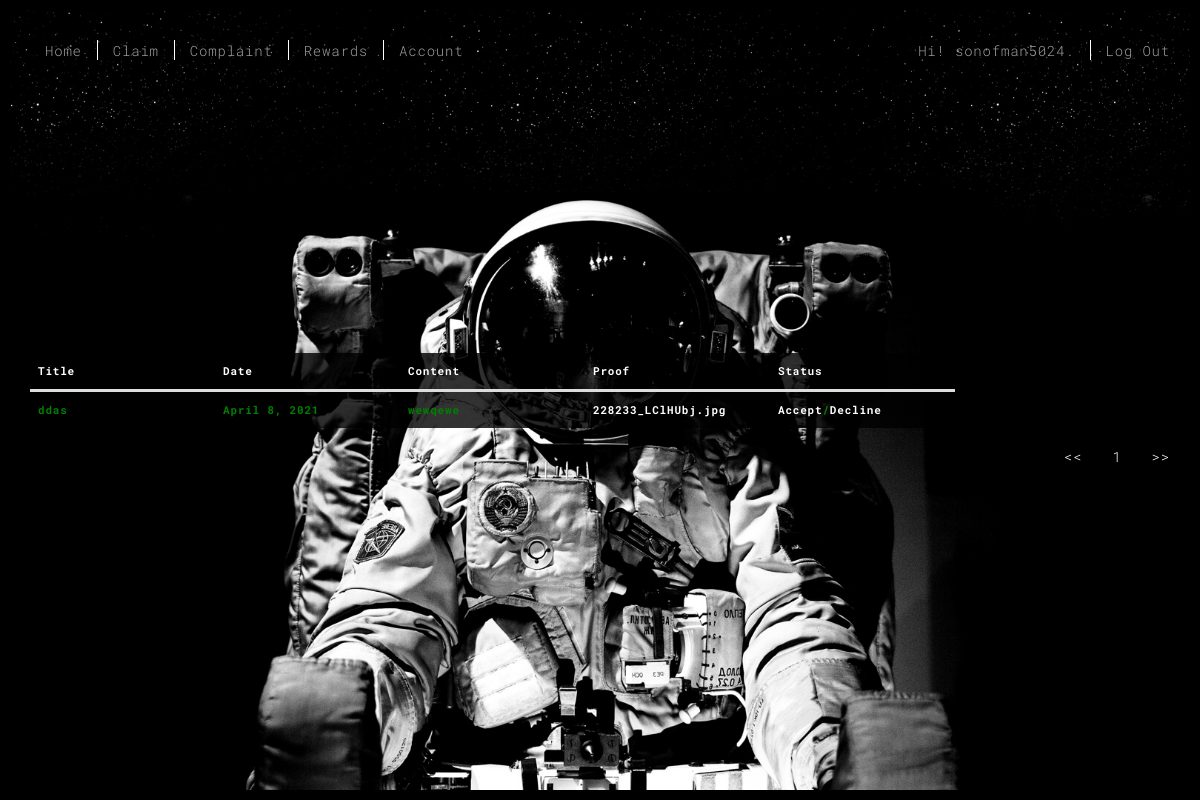
/account/account_info/3 (signed in), run on an earlier commit of the app's database.
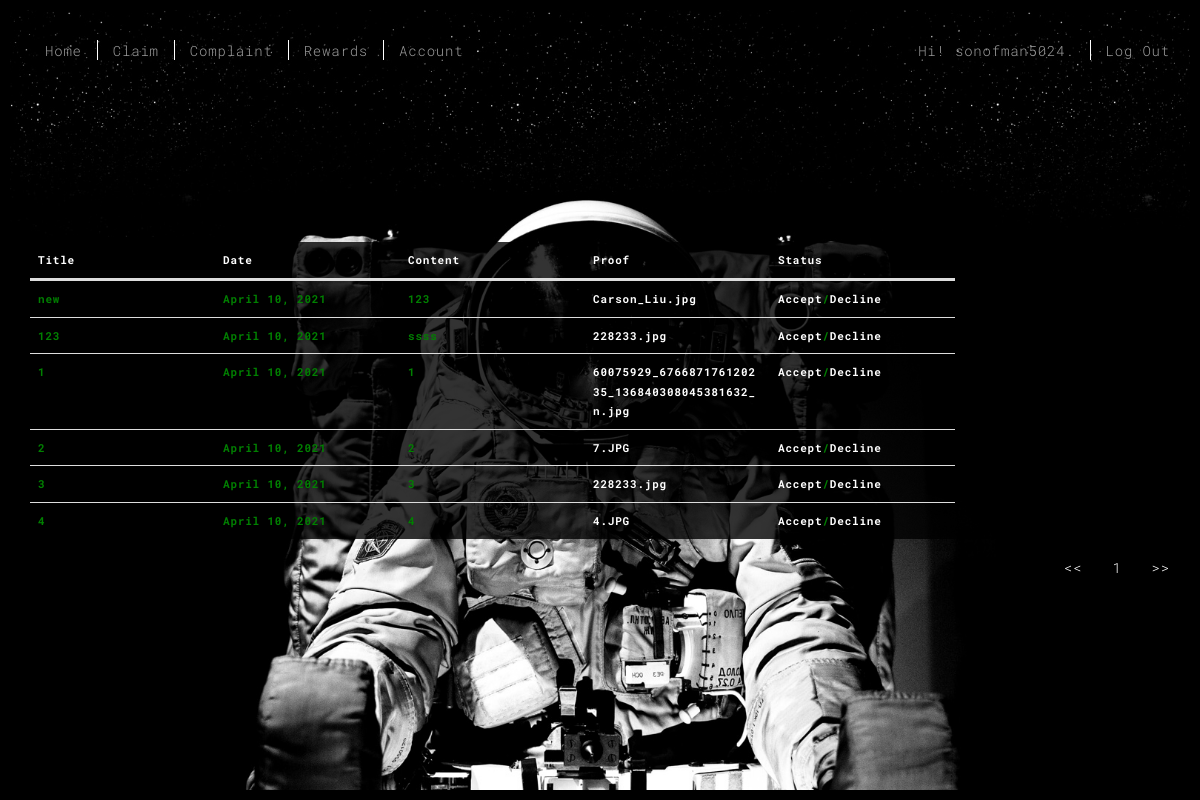
And on a later commit of the database.
### claim/models.py (models this page shows, shortened)
class ClaimList(models.Model):
    NEW = 'NEW'
    ACCEPTED = 'Accepted'
    DECLINED = 'Declined'
    APPROVAL_STATUS_CHOICES = [
        (ACCEPTED, 'Accepted'),
        (DECLINED, 'Declined'),
        (NEW, 'New Claim'),
    ]
    user = models.ForeignKey(User, on_delete=models.CASCADE, default=None)
    claim_title = models.CharField(max_length=20, )
    filed_date = models.DateField(default = date.today)
    content = models.CharField(max_length=100)
    status = models.CharField(max_length=10, choices=APPROVAL_STATUS_CHOICES, default=NEW)
    uploads = models.FileField(upload_to="uploads/")

### account/views.py (the view)
# urls.py: path('account_info/<kid_id>', views.kid_claim, name = 'kid_claim'),
@parent_required
def kid_claim(request, kid_id):
    request.session['kid_id']=kid_id
    if Kid.objects.get(user=kid_id).parent == request.user:
        active_claims = ClaimList.objects.filter(user=kid_id, status='NEW')
        paginator= Paginator(active_claims, 10)
        page = request.GET.get("page")
        active_claims = paginator.get_page(page)
        return render(request, "kid_claim.html", {'active_claims':active_claims} )
    else:
        return redirect('access_denied')

### claim/templatetags/custom_extras.py (called while the page is built)
@register.filter(name='trim')
def trim(text, s=None, e=None, j=None):
    return text[s:e:j]

### user_app/decorator.py (called while the page is built)
def parent_required(function=None, redirect_field_name=REDIRECT_FIELD_NAME, login_url='login'):
    actual_decorator = user_passes_test(
        lambda u: u.is_authenticated and u.is_active and u.is_parent,
        login_url=login_url,
        redirect_field_name=redirect_field_name
    )
    if function:
        return actual_decorator(function)
    return actual_decorator

### account/templates/kid_claim.html (shortened to what this page needs)
{% extends 'base.html' %}
{% load static %}
{% load custom_extras %}
{% block table %}
        <table class="table" style="color: green">
            <thead>
                <tr>
                    <th>Title</th>
                    <th>Date</th>
                    <th>Content</th>
                    <th>Proof</th>
                    <th>Status</th>
                </tr>
            </thead>
            <tbody>
                {% for obj in active_claims%}
                <tr>
                    <td>{{ obj.claim_title}}</td>
                    <td>{{ obj.filed_date}}</td>
                    <td>{{ obj.content}}</td>
                    <td><a href="{{ obj.uploads.url }}">{{ obj.uploads.name|trim:8}}</a></td>
                    <td><a href="{% url 'accept' obj.id %}">Accept</a>/<a href="{% url 'decline' obj.id %}">Decline</a></td>
                </tr>
                 {%endfor%}
            </tbody>
        </table>
        <ul class="nav navbar-nav navbar-right">
            <li class="page-item"><a class="page-link" href="?page=1" tabindex="-1" aria-disabled="true"><<</a></li>
            <li class="page-item"><a class="page-link" href="?page={{ active_claims.number }}">{{ active_claims.number }}</a></li>
            <li class="page-item"><a class="page-link" href="?page={{ active_claims.paginator.num_pages}}">>></a>
            </li>
        </ul>
{%endblock table%}

What changed in the data, as far as the page shows it:
removed ClaimList: claim_title "ddas", filed_date "April 8, 2021", content "wewqewe", uploads.name "228233_LClHUbj.jpg"
added ClaimList: claim_title "new", filed_date "April 10, 2021", content "123", uploads.name "Carson_Liu.jpg"
added ClaimList: claim_title "123", filed_date "April 10, 2021", content "ssss", uploads.name "228233.jpg"
added ClaimList: claim_title "1", filed_date "April 10, 2021", content "1", uploads.name "60075929_676687176120235_136840308045381632_n.jpg"
added ClaimList: claim_title "2", filed_date "April 10, 2021", content "2", uploads.name "7.JPG"
added ClaimList: claim_title "3", filed_date "April 10, 2021", content "3", uploads.name "228233.jpg"
added ClaimList: claim_title "4", filed_date "April 10, 2021", content "4", uploads.name "4.JPG"
